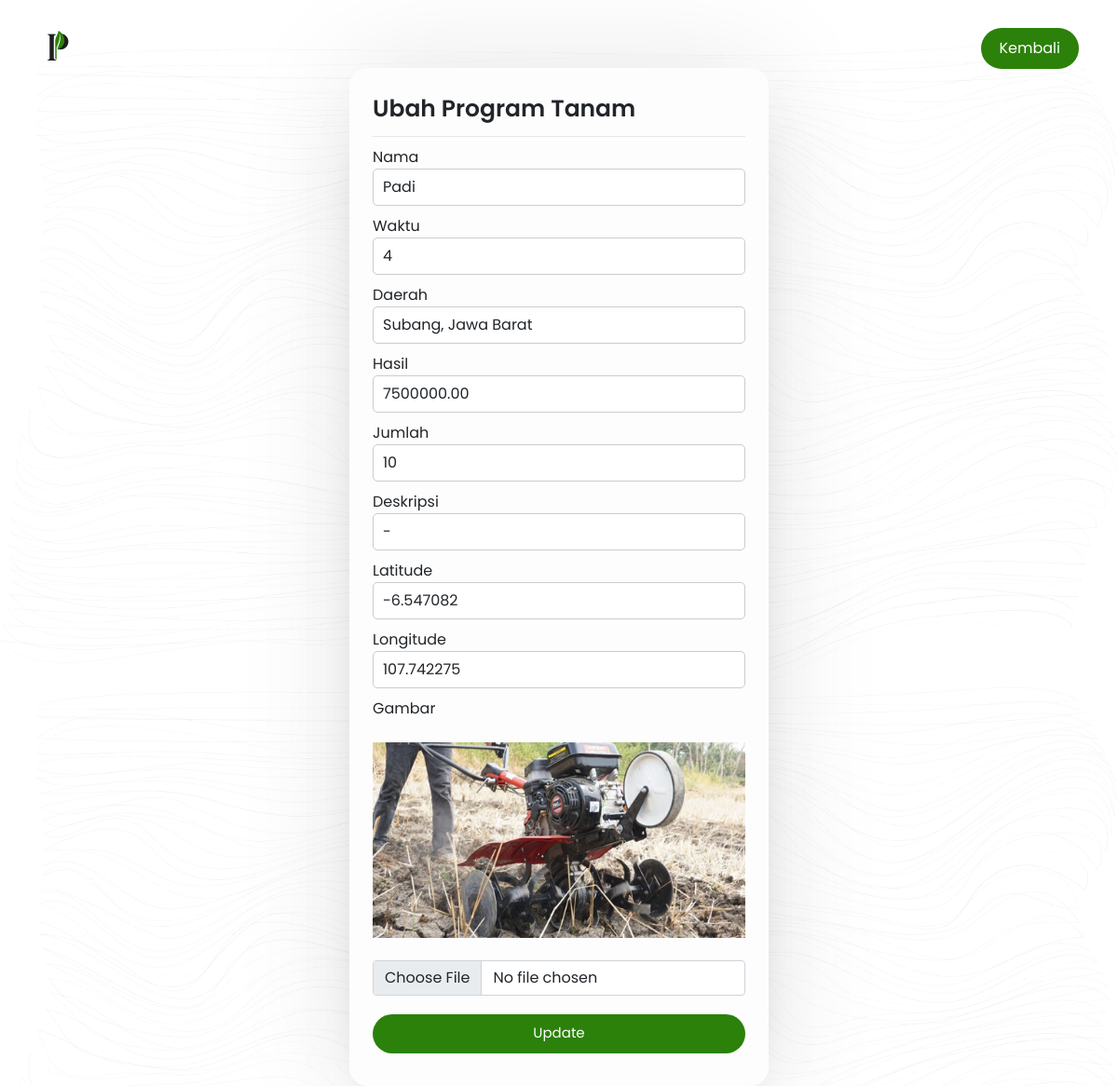
The page /admin/edit-programtanam.php?id=1 (signed in) on the database as committed earlier.
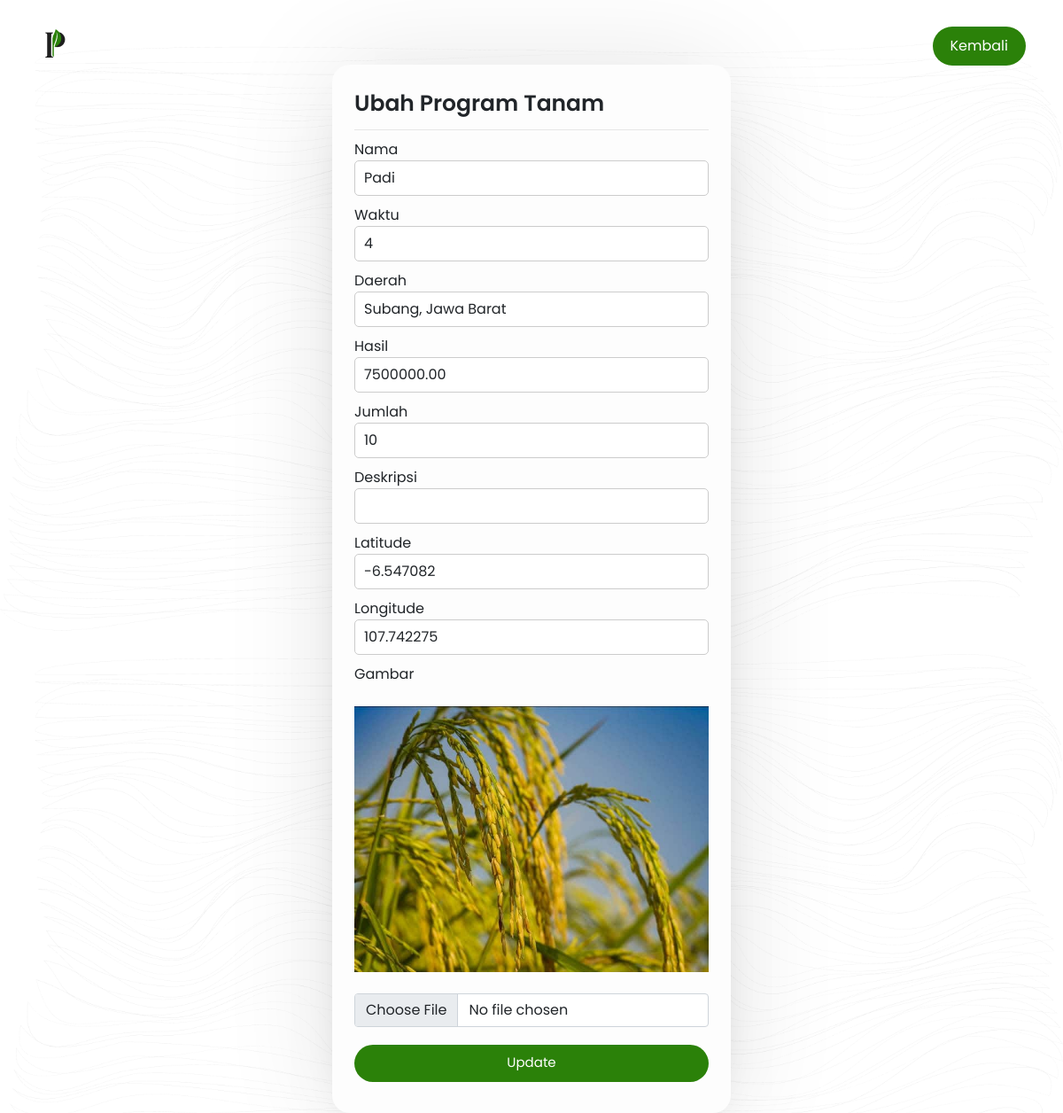
The same page on the database as committed later.
### tables this page shows
CREATE TABLE program_tanam (
    id INT AUTO_INCREMENT PRIMARY KEY,
    nama VARCHAR(255) NOT NULL,
    waktu INT NOT NULL,
    daerah VARCHAR(255) NOT NULL,
    hasil DECIMAL(10, 2) NOT NULL,
    gambar VARCHAR(255),
    jumlah INT NOT NULL,
    deskripsi TEXT,
    latitude DECIMAL(9,6),
    longitude DECIMAL(9,6)
);

### admin/edit-programtanam.php (the view, shortened to what this page needs)
<?php
include("../php/config.php");
if (isset($_GET['id'])) {
    $id = $_GET['id'];
    $query = "SELECT * FROM program_tanam WHERE id = $id";
    $result = mysqli_query($con, $query);
    $program = mysqli_fetch_assoc($result);
}
?>
<!DOCTYPE html>
<html lang="en">
<head>
    <link rel="stylesheet" href="../css/bootstrap.min.css">
    <link rel="stylesheet" href="../css/login.css">
</head>
<body class="body-fixed">
    <header class="site-header">
        <div class="container">
            <div class="row">
                <div class="col-lg-2">
                    <div class="header-logo">
                        <a href="../menu.php">
                            <img src="../image/logo_petanipintar.png" width="40" height="40" alt="Logo">
                        </a>
                    </div>
                </div>
                <div class="col-lg-10">
                    <div class="main-navigation">
                        <nav class="header-menu">
                            <ul class="menu">
                                <li>
                                    <button onclick="window.location.href='dashboard-2.php'" class="signup">Kembali</button>
                                </li>
                            </ul>
                        </nav>
                    </div>
                </div>
            </div>
        </div>
    </header>
    <div id="viewport">
        <div id="js-scroll-content">
            <div class="repeat-img" style="background-image: url('../image/pattern1_background.png');">
                <div section="main-banner">
                    <div class="sec-wp">
                        <div class="box-container mt-5">
                            <div class="box form-box">
                                <header>Ubah Program Tanam</header>
                                <form action="edit-programtanam.php?id=<?php echo $program['id']; ?>" method="post" enctype="multipart/form-data">
                                    <div class="field input">
                                        <label for="nama">Nama</label>
                                        <input type="text" class="form-control" id="nama" name="nama" value="<?php echo $program['nama']; ?>" required>
                                    </div>
                                    <div class="field input">
                                        <label for="waktu">Waktu</label>
                                        <input type="number" class="form-control" id="waktu" name="waktu" value="<?php echo $program['waktu']; ?>" required>
                                    </div>
                                    <div class="field input">
                                        <label for="daerah">Daerah</label>
                                        <input type="text" class="form-control" id="daerah" name="daerah" value="<?php echo $program['daerah']; ?>" required>
                                    </div>
                                    <div class="field input">
                                        <label for="hasil">Hasil</label>
                                        <input type="number" step="0.01" class="form-control" id="hasil" name="hasil" value="<?php echo $program['hasil']; ?>" required>
                                    </div>
                                    <div class="field input">
                                        <label for="jumlah">Jumlah</label>
                                        <input type="number" class="form-control" id="jumlah" name="jumlah" value="<?php echo $program['jumlah']; ?>" required>
                                    </div>
                                    <div class="field input">
                                        <label for="deskripsi">Deskripsi</label>
                                        <input type="text" class="form-control" id="deskripsi" name="deskripsi" value="<?php echo $program['deskripsi']; ?>">
                                    </div>
                                    <div class="field input">
                                        <label for="latitude">Latitude</label>
                                        <input type="number" step="0.000001" class="form-control" id="latitude" name="latitude" value="<?php echo $program['latitude']; ?>">
                                    </div>
                                    <div class="field input">
                                        <label for="longitude">Longitude</label>
                                        <input type="number" step="0.000001" class="form-control" id="longitude" name="longitude" value="<?php echo $program['longitude']; ?>">
                                    </div>
                                    <div class="field">
                                        <label for="gambar">Gambar</label><br>
                                        <img src="../image/tanaman/<?php echo $program['gambar']; ?>" width="400"><br>
                                        <input type="file" class="form-control" id="gambar" name="gambar">
                                    </div>
                                    <div class="field">
                                        <button type="submit" class="btn">Update</button>
                                    </div>
                                </form>
                            </div>
                        </div>
                    </div>
                </div>
            </div>
        </div>
    </div>
</body>
</html>

### css/login.css (style rules this page uses)
* { box-sizing: border-box; }
body { background-color: white; font-family: "Poppins", sans-serif; text-rendering: optimizeLegibility; }
body, html { overflow-x: hidden; }
img { max-width: 100%; }
a { background-color: transparent; text-decoration: none; outline: none; }
button { padding: 10px 20px; font-weight: 400; background-color: transparent; text-decoration: none; outline: none; }
ul { list-style: none; margin: 0; padding: 0; }
.sec-wp { position: relative; z-index: 1; }
.repeat-img { background-size: contain; background-repeat: repeat; }
.site-header { position: fixed; display: flex; align-items: center; padding: 30px 0; top: 0; left: 0; width: 100%; z-index: 99; transition: 0.5s; border-bottom: 1px solid transparent; }
.main-navigation { display: flex; width: 100%; height: 100%; justify-content: flex-end; align-items: center; }
.main-navigation .menu li { display: inline-block; position: relative; margin: 0 6px; }
.main-navigation .menu li:first-child { margin-left: 0; }
.main-navigation .menu li:last-child { margin-right: 0; }
.box-container { padding-top: 25px; display: flex; align-items: center; justify-content: center; min-height: 90vh; }
.box { background: #fdfdfd; display: flex; flex-direction: column; padding: 25px 25px; border-radius: 20px; box-shadow: 0 0 128px 0 rgba(0, 0, 0, 0.1), 0 32px 64px -48px rgba(0, 0, 0, 0.5); }
.form-box { width: 450px; margin: 0px 10px; }
.form-box header { font-size: 25px; font-weight: 600; padding-bottom: 10px; border-bottom: 1px solid #e6e6e6; margin-bottom: 10px; }
.form-box form .field { display: flex; margin-bottom: 10px; flex-direction: column; }
.form-box form .input input { height: 40px; width: 100%; font-size: 16px; padding: 0 10px; border-radius: 5px; border: 1px solid #ccc; outline: none; }
.btn { height: 42px; background: #2b8109; border: 0; color: white; font-size: 15px; cursor: pointer; transition: all 0.3s; margin-top: 10px; padding: 0px 10px; border-radius: 60px; }
.signup { margin-left: 10px; background-color: #2b8109; color: white; outline: none; border: none; border-radius: 30px; text-decoration: none; transition: 0.8s cubic-bezier(0.22, 0.78, 0.45, 1.02); }
@media (max-width: 1399px) { .main-navigation .menu li { margin: 0 3px; } }

Rows that differ between the two databases and show on the page:
changed program_tanam "Padi": gambar: a different picture; deskripsi "-" → (not shown)
